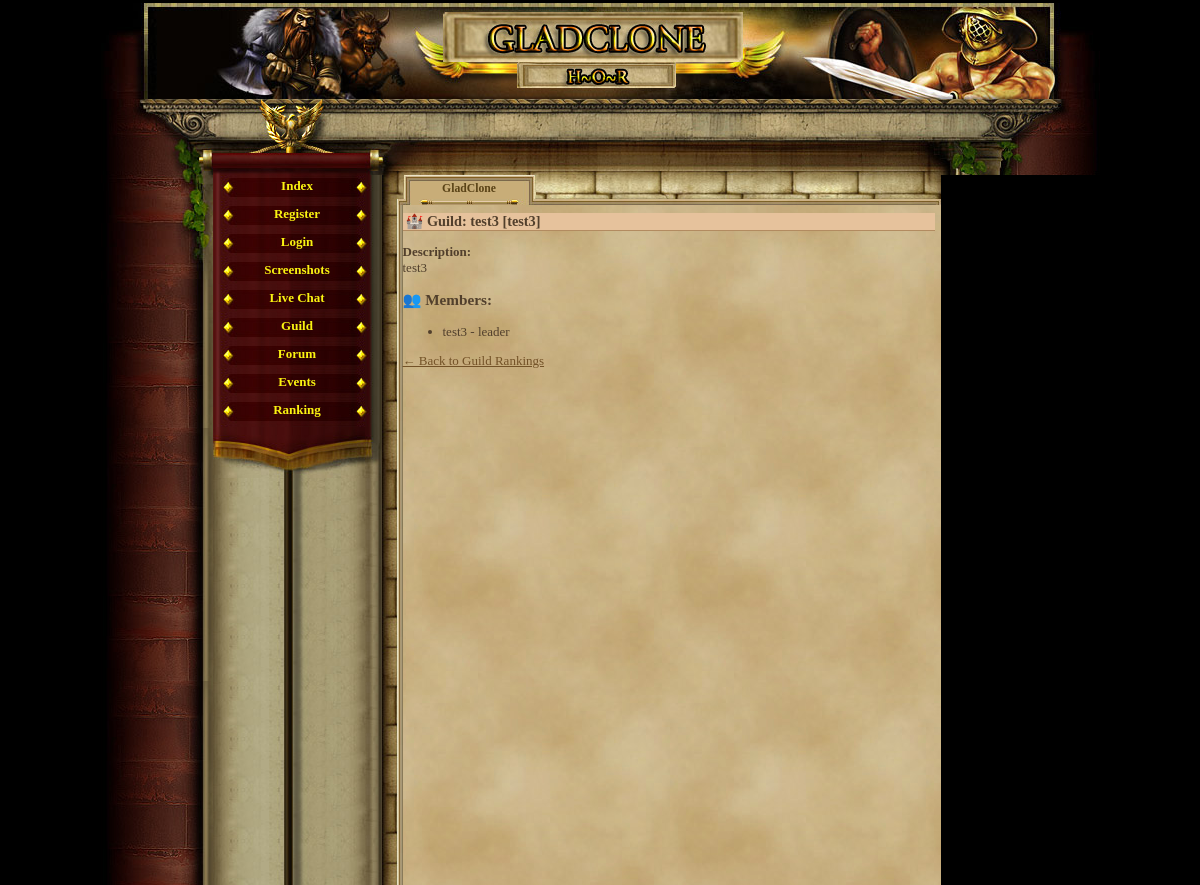
Page /guild_view.php?id=3 on the earlier database version.
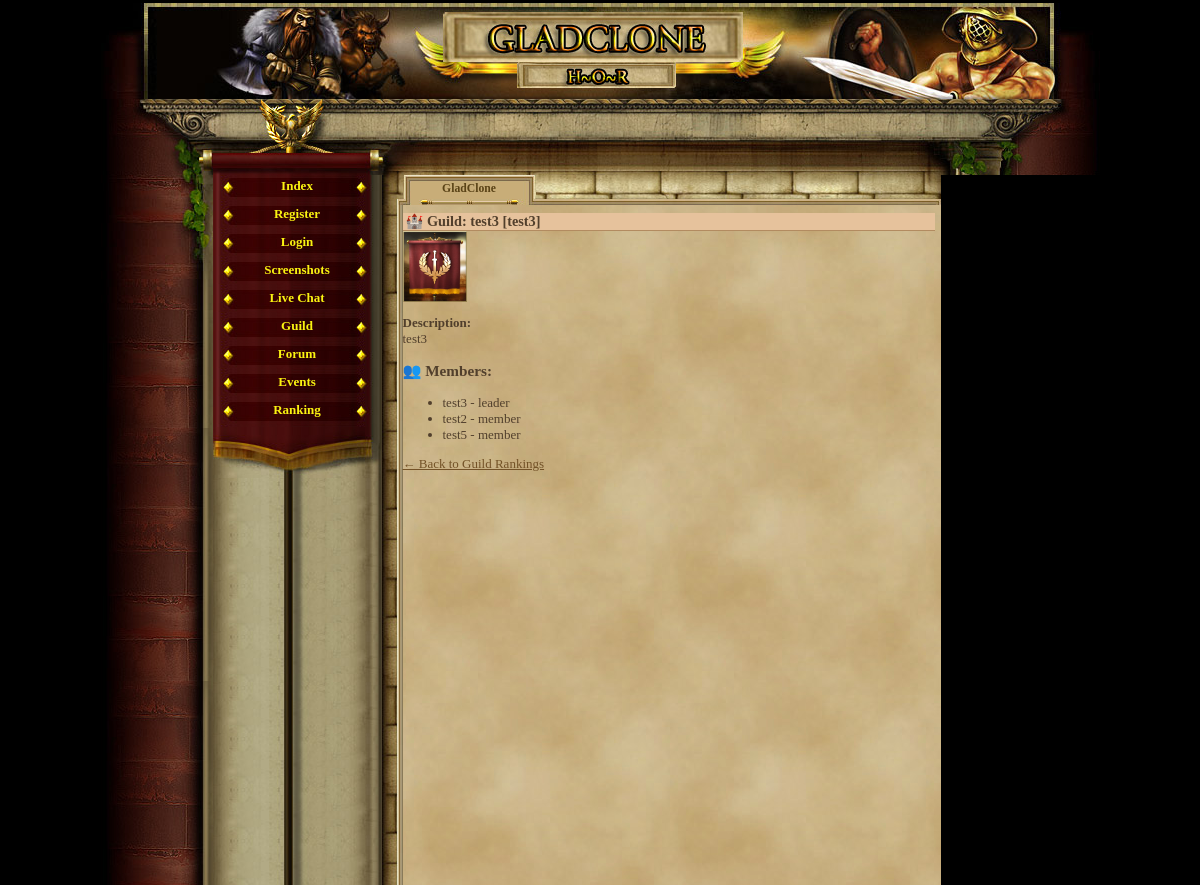
Same page on the later database version.
### tables this page shows
CREATE TABLE `guilds` (
  `id` int(11) NOT NULL AUTO_INCREMENT,
  `name` varchar(50) NOT NULL,
  `tag` varchar(10) NOT NULL,
  `description` text,
  `created_at` datetime DEFAULT CURRENT_TIMESTAMP,
  `flag` varchar(100) DEFAULT NULL,
  PRIMARY KEY (`id`),
  UNIQUE KEY `tag` (`tag`)
);

CREATE TABLE `guild_members` (
  `id` int(11) NOT NULL AUTO_INCREMENT,
  `guild_id` int(11) NOT NULL,
  `player_id` int(11) NOT NULL,
  `role` enum('leader','officer','member') DEFAULT 'member',
  `joined_at` datetime DEFAULT CURRENT_TIMESTAMP,
  PRIMARY KEY (`id`),
  KEY `guild_id` (`guild_id`),
  KEY `player_id` (`player_id`),
  CONSTRAINT `guild_members_ibfk_1` FOREIGN KEY (`guild_id`) REFERENCES `guilds` (`id`) ON DELETE CASCADE,
  CONSTRAINT `guild_members_ibfk_2` FOREIGN KEY (`player_id`) REFERENCES `gracze` (`id`) ON DELETE CASCADE
);

CREATE TABLE `gracze` (
  `id` int(11) NOT NULL AUTO_INCREMENT,
  `gracz` int(11) NOT NULL DEFAULT '0',
  `login` varchar(24) NOT NULL,
  `haslo` varchar(40) NOT NULL,
  `email` varchar(40) NOT NULL,
  `plec` tinyint(4) NOT NULL DEFAULT '0',
  `avatar` tinyint(4) NOT NULL DEFAULT '1',
  `pregunta` text NOT NULL,
  `respuesta` text NOT NULL,
  `rank` int(1) NOT NULL DEFAULT '1',
  `nivel` int(1) NOT NULL DEFAULT '1',
  `exp` int(1) NOT NULL DEFAULT '0',
  `exp_max` int(1) NOT NULL DEFAULT '10',
  `honor` int(1) NOT NULL DEFAULT '0',
  `fama` int(1) NOT NULL DEFAULT '0',
  `victorias` int(1) NOT NULL DEFAULT '0',
  `perdidas` int(1) NOT NULL DEFAULT '0',
  `oro_robado` int(1) NOT NULL DEFAULT '0',
  `oro_perdido` int(1) NOT NULL DEFAULT '0',
  `atak` int(5) NOT NULL DEFAULT '0',
  `obrona` int(3) NOT NULL DEFAULT '0',
  `sila` int(1) NOT NULL DEFAULT '5',
  `sila_i` int(1) NOT NULL DEFAULT '0',
  `sila_max` int(1) NOT NULL DEFAULT '10',
  `zrecznosc` int(1) NOT NULL DEFAULT '5',
  `zrecznosc_i` int(1) NOT NULL DEFAULT '0',
  `zrecznosc_max` int(1) NOT NULL DEFAULT '10',
  `wyrzymalosc` int(1) NOT NULL DEFAULT '5',
  `wyrzymalosc_i` int(1) NOT NULL DEFAULT '0',
  `wyrzymalosc_max` int(1) NOT NULL DEFAULT '10',
  `constitucion` int(1) NOT NULL DEFAULT '5',
  `constitucion_i` int(1) NOT NULL DEFAULT '0',
  `constitucion_max` int(1) NOT NULL DEFAULT '10',
  `carisma` int(1) NOT NULL DEFAULT '5',
  `carisma_i` int(1) NOT NULL DEFAULT '0',
  `carisma_max` int(1) NOT NULL DEFAULT '10',
  `inteligencja` int(1) NOT NULL DEFAULT '5',
  `inteligencja_i` int(1) NOT NULL DEFAULT '0',
  `inteligencja_max` int(1) NOT NULL DEFAULT '10',
  `mdchance` int(1) NOT NULL DEFAULT '0',
  `dhchance` int(1) NOT NULL DEFAULT '0',
  `ctchance` int(1) NOT NULL DEFAULT '0',
  `zycie` int(100) NOT NULL DEFAULT '100',
  `zycie_max` int(100) NOT NULL DEFAULT '100',
  `obrazenia_min` int(1) NOT NULL DEFAULT '0',
  `obrazenia_max` int(3) NOT NULL DEFAULT '2',
  `zloto` int(100) NOT NULL DEFAULT '150',
  `zloto_skarbiec` int(11) NOT NULL,
  `punkty` int(11) NOT NULL,
  `pracuje` int(11) NOT NULL,
  `ostatnia_walka_pvp` int(11) NOT NULL,
  `ostatnia_walka_pvc` int(11) NOT NULL,
  `ostatnio_zregenerowano` int(11) NOT NULL,
  `titulo` varchar(24) NOT NULL DEFAULT 'Newbie',
  `arena_level` int(11) NOT NULL,
  `rubies` int(11) NOT NULL DEFAULT '0',
  `centurion_time` int(11) NOT NULL,
  `reportes` int(1) NOT NULL DEFAULT '0',
  `mensajes` int(1) NOT NULL DEFAULT '0',
  `noticias` int(1) NOT NULL DEFAULT '0',
  `bendicion1_type` int(11) NOT NULL,
  `bendicion1_time` int(11) NOT NULL,
  `bendicion2_type` int(11) NOT NULL,
  `bendicion2_time` int(11) NOT NULL,
  `bendicion3_type` int(11) NOT NULL,
  `bendicion3_time` int(11) NOT NULL,
  `bendicion4_type` int(11) NOT NULL,
  `bendicion4_time` int(11) NOT NULL,
  `ostatnia_aktywnosc` int(11) NOT NULL DEFAULT '0',
  `username_locked` tinyint(1) NOT NULL DEFAULT '0',
  `lock_login` tinyint(1) NOT NULL DEFAULT '0',
  `is_admin` tinyint(1) NOT NULL DEFAULT '0',
  PRIMARY KEY (`id`),
  UNIQUE KEY `login` (`login`)
);

### guild_view.php (the view, shortened to what this page needs)
<?php
require_once('var/ustawienia.php');
require_once('gora_strony.php');
require_once('menu_l.php');
$guild_id = isset($_GET['id']) ? (int)$_GET['id'] : 0;
$stmt = $conn->prepare("SELECT * FROM guilds WHERE id = ?");
$stmt->bind_param("i", $guild_id);
$stmt->execute();
$guild = $stmt->get_result()->fetch_assoc();
?>
<h2>🏰 Guild: <?= htmlspecialchars($guild['name']) ?> [<?= htmlspecialchars($guild['tag']) ?>]</h2>
<?php if (!empty($guild['flag'])): ?>
    <img src="images/guild/flags/<?= htmlspecialchars($guild['flag']) ?>" width="64" alt="Flag"><br>
<?php endif; ?>
<p><strong>Description:</strong><br><?= nl2br(htmlspecialchars($guild['description'])) ?></p>
<h3>👥 Members:</h3>
<ul>
<?php
$members = $conn->query("
    SELECT g.login, gm.role
    FROM guild_members gm
    JOIN gracze g ON gm.player_id = g.id
    WHERE gm.guild_id = $guild_id
    ORDER BY gm.role = 'leader' DESC, g.login
");
while ($m = $members->fetch_assoc()):
?>
    <li><?= htmlspecialchars($m['login']) ?> - <?= $m['role'] ?></li>
<?php endwhile; ?>
</ul>
<a href="guild_rankings.php">← Back to Guild Rankings</a>

### gora_strony.php (shortened to what this page needs)
<html>
	<head>
				<link href="game_05.css" rel="stylesheet" type="text/css" media="screen" />				<style type=text/css></style>
	</head>
<body ><div id="container">
	<div id="header"></div>
	<div id="charvalues_leer">
		<div style="position:relative; left:380px; top:22px; width:500px; height:45px;">
			<div style="position:absolute; width:150px; height:45px; left:0px; top:0px;">
			</div>
			<div style="position:absolute; width:150px; height:45px; left:153px;">
			</div>
			<div style="position:absolute; width:150px; height:45px; left:298px;">
			</div>
		</div>
	</div>
	<div id="main">
		<table cellspacing="0" cellpadding="0" height="100%" border="0">
			<tr height="100%">
				<td height="100%" valign="top" id="leftblock_middle">
					<div id="leftblock_top"></div>
				</td>

### menu_l.php
<?php
         if(empty($_SESSION['user'])){
             echo '
              <td valign="top" id="mainmenu">
                 <a class = "menuitem_aktive" href="index.php" title="Index" target="_self">Index</a>
                 <a class = "menuitem_aktive" href="rejestracja.php" title="Register" target="_self">Register</a>
                 <a class = "menuitem_aktive" href="logowanie.php" title="Login" target="_self">Login</a>
                 <a class = "menuitem_aktive" href="screenshot.php" title="Screenshots" target="_self">Screenshots</a>
				 <a class = "menuitem_aktive" href="chatbox.php" title="Live Chat" target="_self">Live Chat</a>
				 <a class = "menuitem_aktive" href="guild.php" title="Guild" target="_self">Guild</a>
                 <a class = "menuitem_aktive" href="forum.php" title="Forum" target="_self">Forum</a>
                 <a class = "menuitem_aktive" href="event_portal.php" title="Events" target="_self">Events</a>
                 <a class = "menuitem_aktive" href="ranking2.php" title="Ranking" target="_self">Ranking</a>
             ';
         } else {
             echo '              <td valign="top" id="mainmenu">
                 <a class = "menuitem_aktive" href="konto.php" title="User" target="_self">User</a>
			 ';
         }
        ?>
          	<div id="menufooter"></div>
				</td>
				<td id="contentBox" valign="top">
					<table cellspacing="0" cellpadding="0" height="100%" width="100%" border="0">
						<tr style="height:30px;">
							<td id="corner1"></td>
							<td><div class="tab_aktive" ><span>GladClone</span></div>
							<div class="tab_empty" style="background-image:url(img/interface/reiter_c2.jpg);"></div>
							<div class="tab_empty" style="background-image:url(img/interface/reiter_c3.jpg);"></div>
						      <div class="tab_empty" style="background-image:url(img/interface/reiter_c4.jpg);"></div></td>
							<td id="corner2"></td>
						</tr>
						<tr style="height:100%;">
							<td class="border_left"></td>
							<td id="content">

### game_05.css (style rules this page uses)
body, html { margin: 0; padding: 0; font-family:"Palatino Linotype", "Times New Roman", Times, serif; text-align: center; color: #513F2C; background-color: #000; font-size:16px; }
table { font-size:13px; }
h2 { text-align:left; border-bottom:1px solid #b28b60; color:#513F2C; background-color:#e6c29c; margin:8px 0px 0px 0px; padding-left:3px; font-size:1.1em; }
#container { margin: auto; width: 999px; height: 100%; text-align: left; }
#header { margin-top:3px; height: 96px; background-image:url(img/interface/header.jpg); }
#charvalues_leer { height: 76px; background-image:url(img/interface/statusbalken_leer.jpg); }
#main { width: 999px; height:710px; text-align: left; }
a { -moz-user-focus: none; -moz-outline: none; outline: none; }
#leftblock_top { background-image:url(img/interface/pflanze_l.jpg); width:112px; height:135px; }
#leftblock_middle { width:112px; background-image:url(img/interface/bg_l_b.jpg); background-repeat: repeat-y; }
#mainmenu { background-image:url(img/interface/wand_bg_2.jpg); background-repeat:repeat-y; height:100%; }
.menuitem_aktive { display:block; text-align:center; background-image:url(img/interface/navi_b.jpg); width:169px; height:25px; color: #FAF311; text-decoration: none; padding-top:3px; font-weight:bold; }
#menufooter { background-image:url(img/interface/navi_abschluss.jpg); width:169px; height:51px; }
#contentBox { width:559px; height:100%; background-image:url(img/interface/papierus.jpg); background-repeat:repeat; }
#content { height:560px; vertical-align:top; }
#content a { color:#735227; }
#corner1 { background-image:url(img/interface/papier_ecke_l.jpg); width:21px; height:30px; }
#corner2 { background-image:url(img/interface/papier_ecke_r.jpg); width:6px; height:30px; }
.border_left { background-image:url(img/interface/papier_rahmen_l.jpg); background-repeat:repeat-y; }
.tab_empty { text-align:center; float:left; background-position:top left; background-repeat:no-repeat; height: 30px; width: 133px; }
.tab_aktive { text-align:center; float:left; background-image:url(img/interface/reiter_a.jpg); background-position:top left; background-repeat:no-repeat; height: 30px; width: 133px; }
.tab_aktive span { position: relative; top:7px; color: #5A4317; font-size:0.9em; text-decoration: none; font-weight:bold; }

Differences in the rows shown:
changed guilds "test3": flag: picture added
added guild_members: player.login "test2", role "member"
added guild_members: player.login "test5", role "member"
